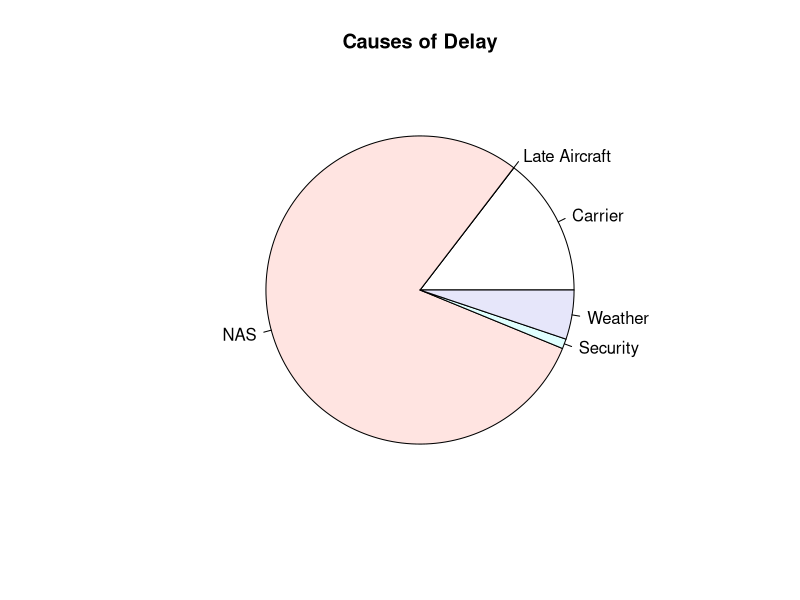

Reproduce this figure in R. (Note: this script raises an error after producing the figure.)
library("ggplot2")
library("scales")
library("reshape2")
graphics.off()

setwd('/Users/mfdupuis/Documents/Kaggle/Python/Flight-Data-Project/')

data <- read.csv('byCarrier.csv')

i <- 1
numFlights = list()
numDelays = list()
numCancels = list()
for (year in 2000:2013){
  for (month in 1:12){
    tempdf <- subset(data, Year == year & Month == month)
    numFlights[i] = sum(tempdf$NumFlights)
    numDelays[i] = sum(tempdf$Delays)
    numCancels[i] = sum(tempdf$Cancelled)
    i = i + 1
  }
}

temp <- as.numeric(unlist(numFlights))
numDelays <- as.numeric(unlist(numDelays))
numCancels <- as.numeric(unlist(numCancels))

output <- cbind(seq(as.Date("2000-01-01"), as.Date("2013-07-01"), by="month"),temp[1:163], numDelays[1:163], numCancels[1:163])
colnames(output) <- c("Period", "All_Flights", "Delayed", "Cancelled")
output <- data.frame(output)
output$Period <- seq(as.Date("2000-01-01"), as.Date("2013-07-01"), by = "month")

p <- ggplot(output, aes(x = Period, y = All_Flights))
pp <- p + geom_line(stat = "identity") + scale_x_date(labels = date_format("%m/%y")) + xlab("Month/Year") + ylab("Number of flights") + labs(title = "Number of Flights from Sep-2000 to Aug-2013") + theme(axis.text=element_text(size=16, face = "bold"), title=element_text(size=16,face="bold")) + scale_y_continuous(labels=comma)
ppp <- pp + geom_vline(xintercept = 11540, color = 'red') + geom_vline(xintercept = 13740, color = 'red') + geom_vline(xintercept = 15000, color = 'blue') + geom_vline(xintercept = 14800, color = 'blue') + geom_vline(xintercept = 15150, color = 'blue') + geom_vline(xintercept = 15370, color = 'blue')

# Plotting delays and cancellation over time.

plotData <- melt(output, id = "Period")
colnames(plotData) <- c("Period", "Status", "Value")
f <- ggplot(data = plotData, aes(x = Period, y = Value, color = Status)) + geom_line()
f <- f + xlab("Month/Year") + ylab("Number of Flights") + labs(title = "Number of Flights, Delays and Cancellations") + theme(axis.text=element_text(size=16, face = "bold"), title=element_text(size=16,face="bold")) + scale_y_continuous(labels=comma) + scale_x_date(labels = date_format("%m/%y"))
f <- f + geom_vline(xintercept = 11540, color = 'red') + geom_vline(xintercept = 13740, color = 'red') + geom_vline(xintercept = 15000, color = 'blue') + geom_vline(xintercept = 14800, color = 'blue') + geom_vline(xintercept = 15150, color = 'blue') + geom_vline(xintercept = 15370, color = 'blue')

# Now we are going to look at the flights by month

i <- 1
numFlightsMonth = list()
numDelaysMonth = list()
numCancelsMonth = list()
for (month in 1:12){
  tempdf <- subset(data, Month == month)
  numFlightsMonth[i] = sum(tempdf$NumFlights)
  numDelaysMonth[i] = sum(tempdf$Delays)
  numCancelsMonth[i] = sum(tempdf$Cancelled)
  i = i + 1
}
numFlightsMonth <- as.numeric(unlist(numFlightsMonth))
numDelaysMonth <- as.numeric(unlist(numDelaysMonth))
numCancelsMonth <- as.numeric(unlist(numCancelsMonth))

monthlyData <- cbind(seq(as.Date("2000-01-01"), as.Date("2000-12-01"), by="month"), numFlightsMonth, numDelaysMonth, numCancelsMonth)
colnames(monthlyData) <- c("Month", "All_Flights", "Delayed", "Cancelled")
monthlyData <- data.frame(monthlyData)
monthlyData$On_Time <- monthlyData$All_Flights - monthlyData$Delayed - monthlyData$Cancelled
monthlyData$Month <- seq(as.Date("2000-01-01"), as.Date("2000-12-01"), by = "month")

monthlyData.m <- melt(monthlyData,id.vars='Month',measure.vars=c('Delayed', 'Cancelled', 'On_Time'))
colnames(monthlyData.m) <- c("Month", "Status", "Value")

c <- ggplot(monthlyData.m) + geom_bar(aes(Month,Value,fill=Status), stat = "identity") + scale_y_continuous(labels = comma) + theme_bw()
c <- c + xlab("Month") + ylab("Number of Flights") + labs(title = "Number of Flights by Month from Jan-2000 to Aug-2013") + theme(axis.text=element_text(size=16, face = "bold"), title=element_text(size=16,face="bold")) + scale_x_date(labels = date_format("%m"))

# The information in the previous graph on the number of delays and cancellations per month isn't particularly interesting if it's not expressed as a percentage.

monthlyData_norm <- monthlyData
monthlyData_norm$Delayed <- monthlyData$Delayed / monthlyData$All_Flights
monthlyData_norm$Cancelled <- monthlyData$Cancelled / monthlyData$All_Flights
monthlyData_norm$All_Flights <- monthlyData$All_Flights / monthlyData$All_Flights

monthlyData_norm$On_Time <- monthlyData_norm$All_Flights - monthlyData_norm$Delayed - monthlyData_norm$Cancelled

monthlyData.m_norm <- melt(monthlyData_norm,id.vars='Month',measure.vars=c('Delayed', 'Cancelled', 'On_Time'))
colnames(monthlyData.m_norm) <- c("Month", "Status", "Value")

q <- ggplot(monthlyData.m_norm) + geom_bar(aes(Month,Value,fill=Status), stat = "identity") + scale_y_continuous(labels = comma) + theme_bw()
q <- q + xlab("Month") + ylab("Flight Status Ratios") + labs(title = "Flight Status by Ratio by Month from Jan-2000 to Aug-2013") + theme(axis.text=element_text(size=16, face = "bold"), title=element_text(size=16,face="bold")) + scale_x_date(labels = date_format("%m"))


# Now we want to look at the causes for delay

tempdf <- subset(data, Year > 2004)
tempdf <- subset(tempdf, select = -c(CarrierID))
pieData <- colSums(tempdf)
pieData <- pieData[-c(1, 2, 4, 6, 8, 11)]

slices <- pieData
lbls <- c("Carrier", "Late Aircraft", "NAS", "Security", "Weather")
pie(slices, labels = lbls, main="Causes of Delay")


# Finally, lets look at the delays by carrier

carriers <- levels(data$CarrierID)

i <- 1
delaysByCarrier = list()
flightsByCarrier = list()
cancelsByCarrier = list()
for (carrier in carriers){
  tempdf <- subset(data, CarrierID == carrier & Year > 2004)
  delaysByCarrier[i] = sum(tempdf$Delays)
  flightsByCarrier[i] = sum(tempdf$NumFlights)
  cancelsByCarrier[i] = sum(tempdf$Cancelled)
  i = i + 1
}

delaysByCarrier <- as.numeric(delaysByCarrier)
flightsByCarrier <- as.numeric(flightsByCarrier)
cancelsByCarrier <- as.numeric(cancelsByCarrier)

carrierData <- data.frame(carriers, flightsByCarrier, delaysByCarrier, cancelsByCarrier, stringsAsFactors = FALSE)
carrierData <- carrierData[order(-carrierData[,3]),]
rownames(carrierData) <- 1:nrow(carrierData)

carrierData$carriers <- as.character(carrierData$carriers)
carrierData$carriers <- factor(carrierData$carriers, levels=unique(carrierData$carriers), ordered=TRUE)
carrierData <- carrierData[-24,]
m <- ggplot(carrierData, aes(x = carrierData$carriers, delaysByCarrier))
m <- m + geom_bar(stat = "identity") + scale_y_continuous(labels=comma) + theme(axis.text.x=element_text(angle=70, hjust=1))
m <- m + xlab("Carriers") + ylab("Number of Delayed Flights") + labs(title = "Number of Delayed Flights by Airline from Jan-2000 to Aug-2013") + theme(axis.text=element_text(size=16, face = "bold"), title=element_text(size=16,face="bold"))


# Again, lets look at the same data in terms of frequency per flight to put all airlines on the same playing field

carrierData <- data.frame(carriers, flightsByCarrier, delaysByCarrier, cancelsByCarrier, stringsAsFactors = FALSE)
carrierData$normDelays <- carrierData$delaysByCarrier / carrierData$flightsByCarrier
carrierData <- carrierData[order(-carrierData[,5]),]
rownames(carrierData) <- 1:nrow(carrierData)
carrierData$carriers <- as.character(carrierData$carriers)
carrierData$carriers <- factor(carrierData$carriers, levels=unique(carrierData$carriers), ordered=TRUE)
carrierData <- carrierData[-24,]

n <- ggplot(carrierData, aes(x = carrierData$carriers, normDelays))
n <- n + geom_bar(stat = "identity") + theme(axis.text.x=element_text(angle=70, hjust=1)) + scale_y_continuous(labels=comma) + geom_hline(yintercept = mean(carrierData$normDelays), color = "red")
n <- n + xlab("Carriers") + ylab("Ratio of Delayed Flights") + labs(title = "Delayed Flights Ratio by Airline from Jan-2000 to Aug-2013") + theme(axis.text=element_text(size=16, face = "bold"), title=element_text(size=16,face="bold"))
